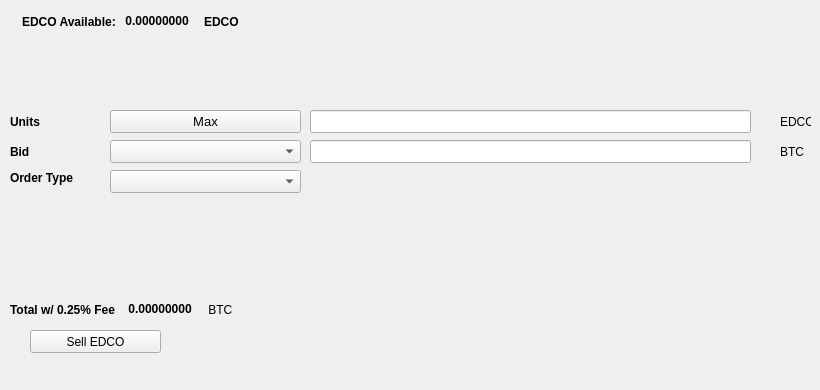
   <widget class="QWidget" name="SellTab">
    <attribute name="title">
     <string>Sell</string>
    </attribute>
    <widget class="QLabel" name="label_16">
     <property name="geometry">
      <rect>
       <x>780</x>
       <y>140</y>
       <width>31</width>
       <height>23</height>
      </rect>
     </property>
     <property name="text">
      <string>BTC</string>
     </property>
    </widget>
    <widget class="QComboBox" name="SellBidcomboBox">
     <property name="geometry">
      <rect>
       <x>110</x>
       <y>140</y>
       <width>191</width>
       <height>23</height>
      </rect>
     </property>
     <property name="font">
      <font>
       <pointsize>10</pointsize>
      </font>
     </property>
    </widget>
    <widget class="QLabel" name="label_18">
     <property name="geometry">
      <rect>
       <x>10</x>
       <y>110</y>
       <width>46</width>
       <height>23</height>
      </rect>
     </property>
     <property name="font">
      <font>
       <weight>75</weight>
       <bold>true</bold>
      </font>
     </property>
     <property name="text">
      <string>Units</string>
     </property>
    </widget>
    <widget class="QPushButton" name="Sell_Max_Amount">
     <property name="geometry">
      <rect>
       <x>110</x>
       <y>110</y>
       <width>191</width>
       <height>23</height>
      </rect>
     </property>
     <property name="font">
      <font>
       <pointsize>10</pointsize>
      </font>
     </property>
     <property name="text">
      <string>Max</string>
     </property>
    </widget>
    <widget class="QLabel" name="label_20">
     <property name="geometry">
      <rect>
       <x>10</x>
       <y>170</y>
       <width>91</width>
       <height>16</height>
      </rect>
     </property>
     <property name="font">
      <font>
       <weight>75</weight>
       <bold>true</bold>
      </font>
     </property>
     <property name="text">
      <string>Order Type</string>
     </property>
    </widget>
    <widget class="QComboBox" name="SellOrdertypeCombo">
     <property name="geometry">
      <rect>
       <x>110</x>
       <y>170</y>
       <width>191</width>
       <height>23</height>
      </rect>
     </property>
     <property name="font">
      <font>
       <pointsize>10</pointsize>
      </font>
     </property>
    </widget>
    <widget class="QLabel" name="label_21">
     <property name="geometry">
      <rect>
       <x>10</x>
       <y>140</y>
       <width>46</width>
       <height>23</height>
      </rect>
     </property>
     <property name="font">
      <font>
       <weight>75</weight>
       <bold>true</bold>
      </font>
     </property>
     <property name="text">
      <string>Bid</string>
     </property>
    </widget>
    <widget class="QLabel" name="label_22">
     <property name="geometry">
      <rect>
       <x>780</x>
       <y>110</y>
       <width>31</width>
       <height>23</height>
      </rect>
     </property>
     <property name="text">
      <string>EDCO</string>
     </property>
    </widget>
    <widget class="QLineEdit" name="UnitsInputEDCO">
     <property name="geometry">
      <rect>
       <x>310</x>
       <y>110</y>
       <width>441</width>
       <height>23</height>
      </rect>
     </property>
     <property name="font">
      <font>
       <pointsize>9</pointsize>
       <weight>75</weight>
       <bold>true</bold>
      </font>
     </property>
    </widget>
    <widget class="QLineEdit" name="SellBidPriceEdit">
     <property name="geometry">
      <rect>
       <x>310</x>
       <y>140</y>
       <width>441</width>
       <height>23</height>
      </rect>
     </property>
     <property name="font">
      <font>
       <pointsize>9</pointsize>
       <weight>75</weight>
       <bold>true</bold>
      </font>
     </property>
    </widget>
    <widget class="QPushButton" name="SellEDCOBTN">
     <property name="geometry">
      <rect>
       <x>30</x>
       <y>330</y>
       <width>131</width>
       <height>23</height>
      </rect>
     </property>
     <property name="text">
      <string>Sell EDCO</string>
     </property>
     <property name="icon">
      <iconset resource="../edco">
       <normaloff>:/icons/edco</normaloff>:/icons/edco</iconset>
     </property>
    </widget>
    <widget class="QWidget" name="layoutWidget3">
     <property name="geometry">
      <rect>
       <x>22</x>
       <y>12</y>
       <width>258</width>
       <height>19</height>
      </rect>
     </property>
     <layout class="QHBoxLayout" name="horizontalLayout">
      <item>
       <widget class="QLabel" name="label232_2">
        <property name="font">
         <font>
          <weight>75</weight>
          <bold>true</bold>
         </font>
        </property>
        <property name="text">
         <string>EDCO Available:</string>
        </property>
       </widget>
      </item>
      <item>
       <widget class="QLabel" name="EDCOAvailableLabel">
        <property name="palette">
         <palette>
          <active>
           <colorrole role="WindowText">
            <brush brushstyle="SolidPattern">
             <color alpha="255">
              <red>0</red>
              <green>0</green>
              <blue>0</blue>
             </color>
            </brush>
           </colorrole>
           <colorrole role="Button">
            <brush brushstyle="SolidPattern">
             <color alpha="255">
              <red>0</red>
              <green>170</green>
              <blue>0</blue>
             </color>
            </brush>
           </colorrole>
           <colorrole role="Light">
            <brush brushstyle="SolidPattern">
             <color alpha="255">
              <red>0</red>
              <green>255</green>
              <blue>0</blue>
             </color>
            </brush>
           </colorrole>
           <colorrole role="Midlight">
            <brush brushstyle="SolidPattern">
             <color alpha="255">
              <red>0</red>
              <green>212</green>
              <blue>0</blue>
             </color>
            </brush>
           </colorrole>
           <colorrole role="Dark">
            <brush brushstyle="SolidPattern">
             <color alpha="255">
              <red>0</red>
              <green>85</green>
              <blue>0</blue>
             </color>
            </brush>
           </colorrole>
           <colorrole role="Mid">
            <brush brushstyle="SolidPattern">
             <color alpha="255">
              <red>0</red>
              <green>113</green>
              <blue>0</blue>
             </color>
            </brush>
           </colorrole>
           <colorrole role="Text">
            <brush brushstyle="SolidPattern">
             <color alpha="255">
              <red>0</red>
              <green>170</green>
              <blue>0</blue>
             </color>
            </brush>
           </colorrole>
           <colorrole role="BrightText">
            <brush brushstyle="SolidPattern">
             <color alpha="255">
              <red>255</red>
              <green>255</green>
              <blue>255</blue>
             </color>
            </brush>
           </colorrole>
           <colorrole role="ButtonText">
            <brush brushstyle="SolidPattern">
             <color alpha="255">
              <red>0</red>
              <green>0</green>
              <blue>0</blue>
             </color>
            </brush>
           </colorrole>
           <colorrole role="Base">
            <brush brushstyle="SolidPattern">
             <color alpha="255">
              <red>255</red>
              <green>255</green>
              <blue>255</blue>
             </color>
            </brush>
           </colorrole>
           <colorrole role="Window">
            <brush brushstyle="SolidPattern">
             <color alpha="255">
              <red>0</red>
              <green>170</green>
              <blue>0</blue>
             </color>
            </brush>
           </colorrole>
           <colorrole role="Shadow">
            <brush brushstyle="SolidPattern">
             <color alpha="255">
              <red>0</red>
              <green>0</green>
              <blue>0</blue>
             </color>
            </brush>
           </colorrole>
           <colorrole role="AlternateBase">
            <brush brushstyle="SolidPattern">
             <color alpha="255">
              <red>127</red>
              <green>212</green>
              <blue>127</blue>
             </color>
            </brush>
           </colorrole>
           <colorrole role="ToolTipBase">
            <brush brushstyle="SolidPattern">
             <color alpha="255">
              <red>255</red>
              <green>255</green>
              <blue>220</blue>
             </color>
            </brush>
           </colorrole>
           <colorrole role="ToolTipText">
            <brush brushstyle="SolidPattern">
             <color alpha="255">
              <red>0</red>
              <green>0</green>
              <blue>0</blue>
             </color>
            </brush>
           </colorrole>
          </active>
          <inactive>
           <colorrole role="WindowText">
            <brush brushstyle="SolidPattern">
             <color alpha="255">
              <red>0</red>
              <green>0</green>
              <blue>0</blue>
             </color>
            </brush>
           </colorrole>
           <colorrole role="Button">
            <brush brushstyle="SolidPattern">
             <color alpha="255">
              <red>0</red>
              <green>170</green>
              <blue>0</blue>
             </color>
            </brush>
           </colorrole>
           <colorrole role="Light">
            <brush brushstyle="SolidPattern">
             <color alpha="255">
              <red>0</red>
              <green>255</green>
              <blue>0</blue>
             </color>
            </brush>
           </colorrole>
           <colorrole role="Midlight">
            <brush brushstyle="SolidPattern">
             <color alpha="255">
              <red>0</red>
              <green>212</green>
              <blue>0</blue>
             </color>
            </brush>
           </colorrole>
           <colorrole role="Dark">
            <brush brushstyle="SolidPattern">
             <color alpha="255">
              <red>0</red>
              <green>85</green>
              <blue>0</blue>
             </color>
            </brush>
           </colorrole>
           <colorrole role="Mid">
            <brush brushstyle="SolidPattern">
             <color alpha="255">
              <red>0</red>
              <green>113</green>
              <blue>0</blue>
             </color>
            </brush>
           </colorrole>
           <colorrole role="Text">
            <brush brushstyle="SolidPattern">
             <color alpha="255">
              <red>0</red>
              <green>170</green>
              <blue>0</blue>
             </color>
            </brush>
           </colorrole>
           <colorrole role="BrightText">
            <brush brushstyle="SolidPattern">
             <color alpha="255">
              <red>255</red>
              <green>255</green>
              <blue>255</blue>
             </color>
            </brush>
           </colorrole>
           <colorrole role="ButtonText">
            <brush brushstyle="SolidPattern">
             <color alpha="255">
              <red>0</red>
              <green>0</green>
              <blue>0</blue>
             </color>
            </brush>
           </colorrole>
           <colorrole role="Base">
            <brush brushstyle="SolidPattern">
             <color alpha="255">
              <red>255</red>
              <green>255</green>
              <blue>255</blue>
             </color>
            </brush>
           </colorrole>
           <colorrole role="Window">
            <brush brushstyle="SolidPattern">
             <color alpha="255">
              <red>0</red>
              <green>170</green>
              <blue>0</blue>
             </color>
            </brush>
           </colorrole>
           <colorrole role="Shadow">
            <brush brushstyle="SolidPattern">
             <color alpha="255">
              <red>0</red>
              <green>0</green>
              <blue>0</blue>
             </color>
            </brush>
           </colorrole>
           <colorrole role="AlternateBase">
            <brush brushstyle="SolidPattern">
             <color alpha="255">
              <red>127</red>
              <green>212</green>
              <blue>127</blue>
             </color>
            </brush>
           </colorrole>
           <colorrole role="ToolTipBase">
            <brush brushstyle="SolidPattern">
             <color alpha="255">
              <red>255</red>
              <green>255</green>
              <blue>220</blue>
             </color>
            </brush>
           </colorrole>
           <colorrole role="ToolTipText">
            <brush brushstyle="SolidPattern">
             <color alpha="255">
              <red>0</red>
              <green>0</green>
              <blue>0</blue>
             </color>
            </brush>
           </colorrole>
          </inactive>
          <disabled>
           <colorrole role="WindowText">
            <brush brushstyle="SolidPattern">
             <color alpha="255">
              <red>0</red>
              <green>85</green>
              <blue>0</blue>
             </color>
            </brush>
           </colorrole>
           <colorrole role="Button">
            <brush brushstyle="SolidPattern">
             <color alpha="255">
              <red>0</red>
              <green>170</green>
              <blue>0</blue>
             </color>
            </brush>
           </colorrole>
           <colorrole role="Light">
            <brush brushstyle="SolidPattern">
             <color alpha="255">
              <red>0</red>
              <green>255</green>
              <blue>0</blue>
             </color>
            </brush>
           </colorrole>
           <colorrole role="Midlight">
            <brush brushstyle="SolidPattern">
             <color alpha="255">
              <red>0</red>
              <green>212</green>
              <blue>0</blue>
             </color>
            </brush>
           </colorrole>
           <colorrole role="Dark">
            <brush brushstyle="SolidPattern">
             <color alpha="255">
              <red>0</red>
              <green>85</green>
              <blue>0</blue>
             </color>
            </brush>
           </colorrole>
           <colorrole role="Mid">
            <brush brushstyle="SolidPattern">
             <color alpha="255">
              <red>0</red>
              <green>113</green>
              <blue>0</blue>
             </color>
            </brush>
           </colorrole>
           <colorrole role="Text">
            <brush brushstyle="SolidPattern">
             <color alpha="255">
              <red>0</red>
              <green>85</green>
              <blue>0</blue>
             </color>
            </brush>
           </colorrole>
           <colorrole role="BrightText">
            <brush brushstyle="SolidPattern">
             <color alpha="255">
              <red>255</red>
              <green>255</green>
              <blue>255</blue>
             </color>
            </brush>
           </colorrole>
           <colorrole role="ButtonText">
            <brush brushstyle="SolidPattern">
             <color alpha="255">
              <red>0</red>
              <green>85</green>
              <blue>0</blue>
             </color>
            </brush>
           </colorrole>
           <colorrole role="Base">
            <brush brushstyle="SolidPattern">
             <color alpha="255">
              <red>0</red>
              <green>170</green>
              <blue>0</blue>
             </color>
            </brush>
           </colorrole>
           <colorrole role="Window">
            <brush brushstyle="SolidPattern">
             <color alpha="255">
              <red>0</red>
              <green>170</green>
              <blue>0</blue>
             </color>
            </brush>
           </colorrole>
           <colorrole role="Shadow">
            <brush brushstyle="SolidPattern">
             <color alpha="255">
              <red>0</red>
              <green>0</green>
              <blue>0</blue>
             </color>
            </brush>
           </colorrole>
           <colorrole role="AlternateBase">
            <brush brushstyle="SolidPattern">
             <color alpha="255">
              <red>0</red>
              <green>170</green>
              <blue>0</blue>
             </color>
            </brush>
           </colorrole>
           <colorrole role="ToolTipBase">
            <brush brushstyle="SolidPattern">
             <color alpha="255">
              <red>255</red>
              <green>255</green>
              <blue>220</blue>
             </color>
            </brush>
           </colorrole>
           <colorrole role="ToolTipText">
            <brush brushstyle="SolidPattern">
             <color alpha="255">
              <red>0</red>
              <green>0</green>
              <blue>0</blue>
             </color>
            </brush>
           </colorrole>
          </disabled>
         </palette>
        </property>
        <property name="font">
         <font>
          <weight>75</weight>
          <bold>true</bold>
         </font>
        </property>
        <property name="text">
         <string> 0.00000000 </string>
        </property>
        <property name="textInteractionFlags">
         <set>Qt::LinksAccessibleByMouse|Qt::TextSelectableByKeyboard|Qt::TextSelectableByMouse</set>
        </property>
       </widget>
      </item>
      <item>
       <widget class="QLabel" name="labelEDCO">
        <property name="font">
         <font>
          <weight>75</weight>
          <bold>true</bold>
         </font>
        </property>
        <property name="text">
         <string>EDCO</string>
        </property>
       </widget>
      </item>
     </layout>
    </widget>
    <widget class="QWidget" name="layoutWidget">
     <property name="geometry">
      <rect>
       <x>10</x>
       <y>300</y>
       <width>268</width>
       <height>19</height>
      </rect>
     </property>
     <layout class="QHBoxLayout" name="horizontalLayout_2">
      <item>
       <widget class="QLabel" name="label_19">
        <property name="font">
         <font>
          <weight>75</weight>
          <bold>true</bold>
         </font>
        </property>
        <property name="text">
         <string>Total w/ 0.25% Fee </string>
        </property>
       </widget>
      </item>
      <item>
       <widget class="QLabel" name="SellCostLabel">
        <property name="palette">
         <palette>
          <active>
           <colorrole role="WindowText">
            <brush brushstyle="SolidPattern">
             <color alpha="255">
              <red>0</red>
              <green>0</green>
              <blue>0</blue>
             </color>
            </brush>
           </colorrole>
           <colorrole role="Button">
            <brush brushstyle="SolidPattern">
             <color alpha="255">
              <red>0</red>
              <green>170</green>
              <blue>0</blue>
             </color>
            </brush>
           </colorrole>
           <colorrole role="Light">
            <brush brushstyle="SolidPattern">
             <color alpha="255">
              <red>0</red>
              <green>255</green>
              <blue>0</blue>
             </color>
            </brush>
           </colorrole>
           <colorrole role="Midlight">
            <brush brushstyle="SolidPattern">
             <color alpha="255">
              <red>0</red>
              <green>212</green>
              <blue>0</blue>
             </color>
            </brush>
           </colorrole>
           <colorrole role="Dark">
            <brush brushstyle="SolidPattern">
             <color alpha="255">
              <red>0</red>
              <green>85</green>
              <blue>0</blue>
             </color>
            </brush>
           </colorrole>
           <colorrole role="Mid">
            <brush brushstyle="SolidPattern">
             <color alpha="255">
              <red>0</red>
              <green>113</green>
              <blue>0</blue>
             </color>
            </brush>
           </colorrole>
           <colorrole role="Text">
            <brush brushstyle="SolidPattern">
             <color alpha="255">
              <red>0</red>
              <green>170</green>
              <blue>0</blue>
             </color>
            </brush>
           </colorrole>
           <colorrole role="BrightText">
            <brush brushstyle="SolidPattern">
             <color alpha="255">
              <red>255</red>
              <green>255</green>
              <blue>255</blue>
             </color>
            </brush>
           </colorrole>
           <colorrole role="ButtonText">
            <brush brushstyle="SolidPattern">
             <color alpha="255">
              <red>0</red>
              <green>0</green>
              <blue>0</blue>
             </color>
            </brush>
           </colorrole>
           <colorrole role="Base">
            <brush brushstyle="SolidPattern">
             <color alpha="255">
              <red>255</red>
              <green>255</green>
              <blue>255</blue>
             </color>
            </brush>
           </colorrole>
           <colorrole role="Window">
            <brush brushstyle="SolidPattern">
             <color alpha="255">
              <red>0</red>
              <green>170</green>
              <blue>0</blue>
             </color>
            </brush>
           </colorrole>
           <colorrole role="Shadow">
            <brush brushstyle="SolidPattern">
             <color alpha="255">
              <red>0</red>
              <green>0</green>
              <blue>0</blue>
             </color>
            </brush>
           </colorrole>
           <colorrole role="AlternateBase">
            <brush brushstyle="SolidPattern">
             <color alpha="255">
              <red>127</red>
              <green>212</green>
              <blue>127</blue>
             </color>
            </brush>
           </colorrole>
           <colorrole role="ToolTipBase">
            <brush brushstyle="SolidPattern">
             <color alpha="255">
              <red>255</red>
              <green>255</green>
              <blue>220</blue>
             </color>
            </brush>
           </colorrole>
           <colorrole role="ToolTipText">
            <brush brushstyle="SolidPattern">
             <color alpha="255">
              <red>0</red>
              <green>0</green>
              <blue>0</blue>
             </color>
            </brush>
           </colorrole>
          </active>
          <inactive>
           <colorrole role="WindowText">
            <brush brushstyle="SolidPattern">
             <color alpha="255">
              <red>0</red>
              <green>0</green>
              <blue>0</blue>
             </color>
            </brush>
           </colorrole>
           <colorrole role="Button">
            <brush brushstyle="SolidPattern">
             <color alpha="255">
              <red>0</red>
              <green>170</green>
              <blue>0</blue>
             </color>
            </brush>
           </colorrole>
           <colorrole role="Light">
            <brush brushstyle="SolidPattern">
             <color alpha="255">
              <red>0</red>
              <green>255</green>
              <blue>0</blue>
             </color>
            </brush>
           </colorrole>
           <colorrole role="Midlight">
            <brush brushstyle="SolidPattern">
             <color alpha="255">
              <red>0</red>
              <green>212</green>
              <blue>0</blue>
             </color>
            </brush>
           </colorrole>
           <colorrole role="Dark">
            <brush brushstyle="SolidPattern">
             <color alpha="255">
              <red>0</red>
              <green>85</green>
              <blue>0</blue>
             </color>
            </brush>
           </colorrole>
           <colorrole role="Mid">
            <brush brushstyle="SolidPattern">
             <color alpha="255">
              <red>0</red>
              <green>113</green>
              <blue>0</blue>
             </color>
            </brush>
           </colorrole>
           <colorrole role="Text">
            <brush brushstyle="SolidPattern">
             <color alpha="255">
              <red>0</red>
              <green>170</green>
              <blue>0</blue>
             </color>
            </brush>
           </colorrole>
           <colorrole role="BrightText">
            <brush brushstyle="SolidPattern">
             <color alpha="255">
              <red>255</red>
              <green>255</green>
              <blue>255</blue>
             </color>
            </brush>
           </colorrole>
           <colorrole role="ButtonText">
            <brush brushstyle="SolidPattern">
             <color alpha="255">
              <red>0</red>
              <green>0</green>
              <blue>0</blue>
             </color>
            </brush>
           </colorrole>
           <colorrole role="Base">
            <brush brushstyle="SolidPattern">
             <color alpha="255">
              <red>255</red>
              <green>255</green>
              <blue>255</blue>
             </color>
            </brush>
           </colorrole>
           <colorrole role="Window">
            <brush brushstyle="SolidPattern">
             <color alpha="255">
              <red>0</red>
              <green>170</green>
              <blue>0</blue>
             </color>
            </brush>
           </colorrole>
           <colorrole role="Shadow">
            <brush brushstyle="SolidPattern">
             <color alpha="255">
              <red>0</red>
              <green>0</green>
              <blue>0</blue>
             </color>
            </brush>
           </colorrole>
           <colorrole role="AlternateBase">
            <brush brushstyle="SolidPattern">
             <color alpha="255">
              <red>127</red>
              <green>212</green>
              <blue>127</blue>
             </color>
            </brush>
           </colorrole>
           <colorrole role="ToolTipBase">
            <brush brushstyle="SolidPattern">
             <color alpha="255">
              <red>255</red>
              <green>255</green>
              <blue>220</blue>
             </color>
            </brush>
           </colorrole>
           <colorrole role="ToolTipText">
            <brush brushstyle="SolidPattern">
             <color alpha="255">
              <red>0</red>
              <green>0</green>
              <blue>0</blue>
             </color>
            </brush>
           </colorrole>
          </inactive>
          <disabled>
           <colorrole role="WindowText">
            <brush brushstyle="SolidPattern">
             <color alpha="255">
              <red>0</red>
              <green>85</green>
              <blue>0</blue>
             </color>
            </brush>
           </colorrole>
           <colorrole role="Button">
            <brush brushstyle="SolidPattern">
             <color alpha="255">
              <red>0</red>
              <green>170</green>
              <blue>0</blue>
             </color>
            </brush>
           </colorrole>
           <colorrole role="Light">
            <brush brushstyle="SolidPattern">
             <color alpha="255">
              <red>0</red>
              <green>255</green>
              <blue>0</blue>
             </color>
            </brush>
           </colorrole>
           <colorrole role="Midlight">
            <brush brushstyle="SolidPattern">
             <color alpha="255">
              <red>0</red>
              <green>212</green>
              <blue>0</blue>
             </color>
            </brush>
           </colorrole>
           <colorrole role="Dark">
            <brush brushstyle="SolidPattern">
             <color alpha="255">
              <red>0</red>
              <green>85</green>
              <blue>0</blue>
             </color>
            </brush>
           </colorrole>
           <colorrole role="Mid">
            <brush brushstyle="SolidPattern">
             <color alpha="255">
              <red>0</red>
              <green>113</green>
              <blue>0</blue>
             </color>
            </brush>
           </colorrole>
           <colorrole role="Text">
            <brush brushstyle="SolidPattern">
             <color alpha="255">
              <red>0</red>
              <green>85</green>
              <blue>0</blue>
             </color>
            </brush>
           </colorrole>
           <colorrole role="BrightText">
            <brush brushstyle="SolidPattern">
             <color alpha="255">
              <red>255</red>
              <green>255</green>
              <blue>255</blue>
             </color>
            </brush>
           </colorrole>
           <colorrole role="ButtonText">
            <brush brushstyle="SolidPattern">
             <color alpha="255">
              <red>0</red>
              <green>85</green>
              <blue>0</blue>
             </color>
            </brush>
           </colorrole>
           <colorrole role="Base">
            <brush brushstyle="SolidPattern">
             <color alpha="255">
              <red>0</red>
              <green>170</green>
              <blue>0</blue>
             </color>
            </brush>
           </colorrole>
           <colorrole role="Window">
            <brush brushstyle="SolidPattern">
             <color alpha="255">
              <red>0</red>
              <green>170</green>
              <blue>0</blue>
             </color>
            </brush>
           </colorrole>
           <colorrole role="Shadow">
            <brush brushstyle="SolidPattern">
             <color alpha="255">
              <red>0</red>
              <green>0</green>
              <blue>0</blue>
             </color>
            </brush>
           </colorrole>
           <colorrole role="AlternateBase">
            <brush brushstyle="SolidPattern">
             <color alpha="255">
              <red>0</red>
              <green>170</green>
              <blue>0</blue>
             </color>
            </brush>
           </colorrole>
           <colorrole role="ToolTipBase">
            <brush brushstyle="SolidPattern">
             <color alpha="255">
              <red>255</red>
              <green>255</green>
              <blue>220</blue>
             </color>
            </brush>
           </colorrole>
           <colorrole role="ToolTipText">
            <brush brushstyle="SolidPattern">
             <color alpha="255">
              <red>0</red>
              <green>0</green>
              <blue>0</blue>
             </color>
            </brush>
           </colorrole>
          </disabled>
         </palette>
        </property>
        <property name="font">
         <font>
          <weight>75</weight>
          <bold>true</bold>
         </font>
        </property>
        <property name="autoFillBackground">
         <bool>false</bool>
        </property>
        <property name="text">
         <string> 0.00000000</string>
        </property>
        <property name="textInteractionFlags">
         <set>Qt::LinksAccessibleByMouse|Qt::TextSelectableByMouse</set>
        </property>
       </widget>
      </item>
      <item>
       <widget class="QLabel" name="label_17">
        <property name="font">
         <font>
          <weight>50</weight>
          <bold>false</bold>
         </font>
        </property>
        <property name="text">
         <string> BTC</string>
        </property>
       </widget>
      </item>
     </layout>
    </widget>
    <widget class="QLabel" name="label_23">
     <property name="geometry">
      <rect>
       <x>460</x>
       <y>300</y>
       <width>281</width>
       <height>81</height>
      </rect>
     </property>
     <property name="text">
      <string/>
     </property>
     <property name="pixmap">
      <pixmap>:/images/bittrex</pixmap>
     </property>
    </widget>
   </widget>
